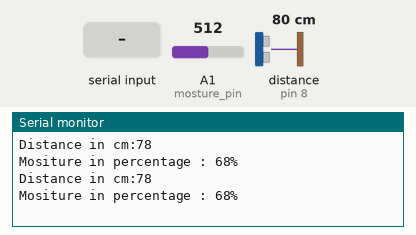
A sketch run on a simulated Arduino Uno, built with avr-gcc and run on an emulated ATmega328P. On the bench: the last lines printed to the serial monitor. Wiring (inferred from the names in the program): ultrasonic range finder: trigger pin 7; echo pin 8. The inputs (shaded band) are chosen by the test bench; at power-on: distance to the obstacle (sensor on pin 8) 80 cm, A1 (mosture_pin) = 512. The echo pulse lasts 58.3 µs per cm.

Above: at 2.2 s.
2.3 s: "data2\n" received over the second serial link
At 3.7 s:
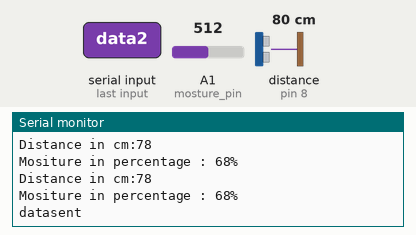
5.6 s: distance to the obstacle (sensor on pin 8) set to 2 cm
At 6.8 s:
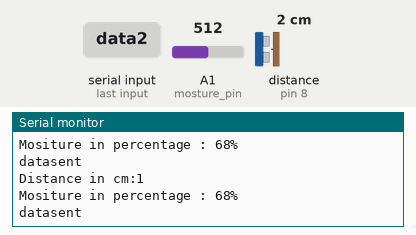
7.1 s: A1 (mosture_pin) set to 716
At 8.0 s:
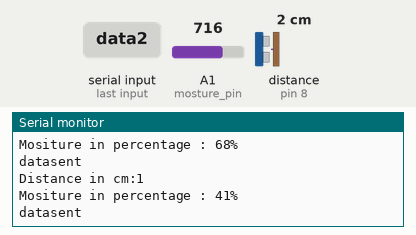
8.6 s: distance to the obstacle (sensor on pin 8) set to 4 cm
At 9.6 s:
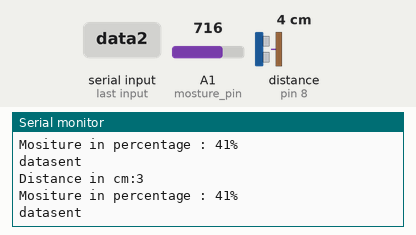
10.1 s: A1 (mosture_pin) set to 900
At 11.1 s:
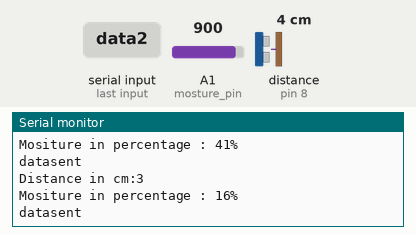
Timing chart, 0 to 12.6 s (numbered marks = the images above; inputs shaded):
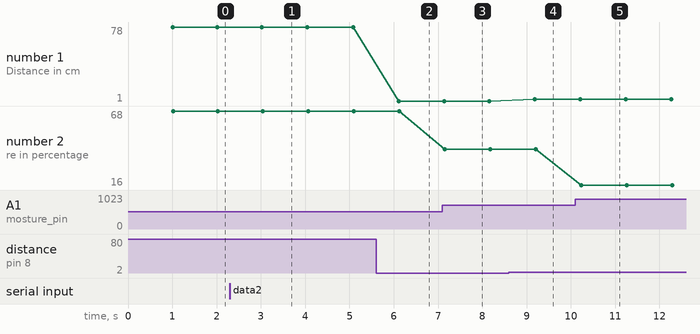

Measured:
- after the input at 2.3 s, the serial monitor: prints a new line after 0.77 s (image 1)
- after the input at 5.6 s, the serial monitor: prints a new line after 0.51 s (image 2)
- after the input at 7.1 s, the serial monitor: prints a new line after 0.05 s (image 3)
- after the input at 8.6 s, the serial monitor: prints a new line after 0.59 s (image 4)
- after the input at 10.1 s, the serial monitor: prints a new line after 0.13 s (image 5)
- plotted number 1: 78 → 1 after the input at 5.6 s, 1 → 3 after the input at 8.6 s
- plotted number 2: 68 → 41 after the input at 7.1 s, 41 → 16 after the input at 10.1 s

The sketch:

SerialCommArduinno.ino
```cpp
#include <SoftwareSerial.h>
#include <ArduinoJson.h>
/*#include "DHT.h"
#define DHTTYPE DHT11
#define dht_dpin A0
DHT dht(dht_dpin,DHTTYPE);*/
int mosture_pin=A1;
int mosture_output;
SoftwareSerial sw(3,2);// RX/TX
const int trig = 7;
const int echo = 8;
int dist,dur;
int output_value;
void setup()
{
  Serial.begin(9600);
  sw.begin(9600);//the baud rate at which data is sent should be same in node mcu receiving end
  pinMode(trig,OUTPUT);
  pinMode(echo,INPUT);
  delay(1000);//Wait before accessing Sensor
}
/*sends hello to node mcu after each 1sec*/
void loop()
{
  //ultra sonic
   digitalWrite(trig,LOW);
    delayMicroseconds(2);
    digitalWrite(trig,HIGH);
    delayMicroseconds(10);
    digitalWrite(trig,LOW);
    dur=pulseIn(echo,HIGH);
    delayMicroseconds(10);
    dist=(dur*0.0340)/2;
    Serial.print("Distance in cm:");
    Serial.println(dist);


//ultra sonic end
//dht 11 start
/*  int chk=DH.read11(A0);
    float h = dht.readHumidity();
    float t = dht.readTemperature();
    Serial.print("Current Temperature: ");
    Serial.println(t);
    Serial.print("Current Humidity: ");
    Serial.println(h);*/

/////////////////////////////////////////
    mosture_output= analogRead(mosture_pin);
   mosture_output = map(mosture_output,1020,283,0,100);
   Serial.print("Mositure in percentage : ");
   Serial.print(mosture_output);
   Serial.println("%");

   /////////////////////////////////////
    StaticJsonBuffer<1000> jsonBuffer;
    JsonObject& root = jsonBuffer.createObject();
    root["data1"] = dist;
    //root["data2"] =h;
    //root["data3"]=t;
    root["data4"]=mosture_output;
     if(sw.available()>0)
      {
       root.printTo(sw);
       Serial.println("datasent");
      }
     Serial.println("");
      delay(1000);


}
```
